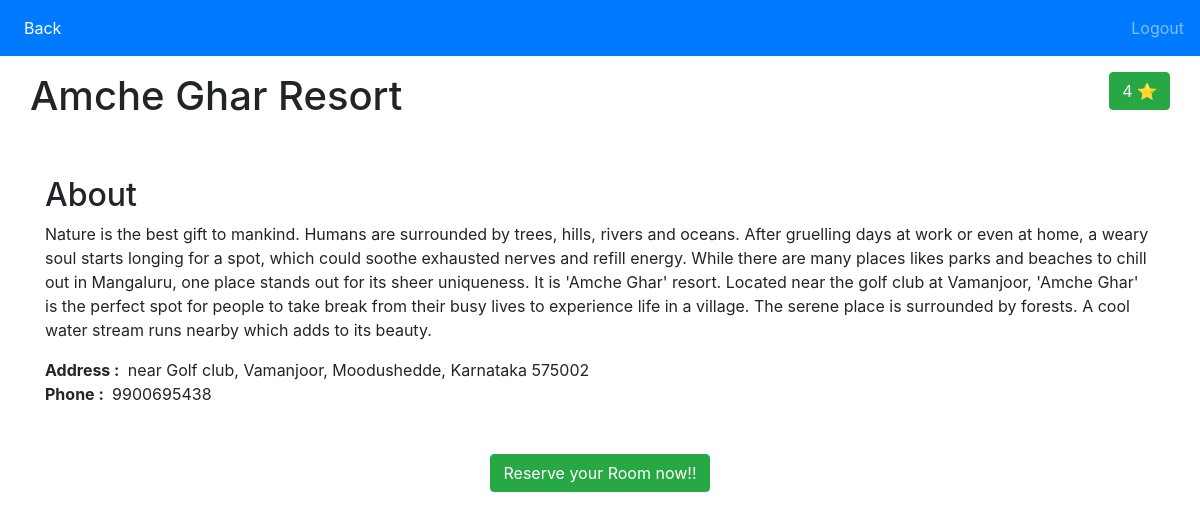
/mainapp/details/4/ (signed in), run on the app's committed database.
### mainapp/models.py (models this page shows, shortened)
class Resorts(models.Model):
    name = models.CharField(max_length=30)
    base = models.IntegerField()
    adult = models.IntegerField()
    child = models.IntegerField()
    address = models.CharField(max_length=100)
    description = models.CharField(max_length=1200)
    rating = models.IntegerField()
    phone = models.CharField(max_length=20)
    picurl = models.CharField(max_length=100)

### mainapp/views.py (the view)
# urls.py: path('details/<int:pk>/',views.details,name='details'),
@login_required
def details(req,**kwargs):
    context={
        'object':get_object_or_404(Resorts,id=kwargs['pk'])
    }
    return render(req,'mainapp/resort1.html',context)

### template/mainapp/resort1.html (shortened to what this page needs)
<!DOCTYPE html>
{% load static %}
<html lang="en" dir="ltr">
  <head>
    <link rel="stylesheet" href="https://stackpath.bootstrapcdn.com/bootstrap/4.4.1/css/bootstrap.min.css">
  </head>
  <body>
    <nav  class="navbar navbar-expand-lg navbar-dark bg-primary">
      <div class="collapse navbar-collapse" id="navbarText">
        <ul class="navbar-nav mr-auto">
          <li class="nav-item active">
            <a class="nav-link" href="{% url 'mainapp:home' %}">Back<span class="sr-only">(current)</span></a>
          </li>
        </ul>
        <a href="#">
        <span href="{% url 'logout' %}" class="navbar-text">
          Logout
        </span>
        </a>
      </div>
    </nav>
    <div class="container" style="padding-top: 1em;">
      <div style="min-width:100%" class="row">
        <h1>{{ object.name }}</h1>
        <div style="margin-left:auto; margin-right:0;">
          {% if object.rating == 4 %}
          <button type="button" class="btn btn-success">{{ object.rating }} &#11088;</button>
          {% endif %}
        </div>
      </div>
      <div class="">
    </div></div>
    <br>
    <div class="container">
      <h2>About</h2>
      <p>{{ object.description }}</p>
    <strong>Address : </strong>&nbsp;{{ object.address }}
    <br>
    <strong>Phone : </strong>&nbsp;{{ object.phone }}
    </div>
    <br><br>
    <p style="text-align: center;"><a type="button" class="btn btn-success" href="{% url 'mainapp:reservation' pk=object.id %}">Reserve your Room now!!</a></p>
    <br><br><br>
  </body>
</html>

### data on the page
Resorts: name "Amche Ghar Resort", rating "4", description "Nature is the best gift to mankind. Humans are surrounded by trees, hills, rivers and oceans. After gruelling days at work or even at home, a weary soul starts longing for a spot, which could soothe exhausted nerves and refill energy. While there are many places likes parks and beaches to chill out in Mangaluru, one place stands out for its sheer uniqueness. It is 'Amche Ghar' resort. Located near the golf club at Vamanjoor, 'Amche Ghar' is the perfect spot for people to take break from their busy lives to experience life in a village. The serene place is surrounded by forests. A cool water stream runs nearby which adds to its beauty.", address "near Golf club, Vamanjoor, Moodushedde, Karnataka 575002", phone "9900695438"
